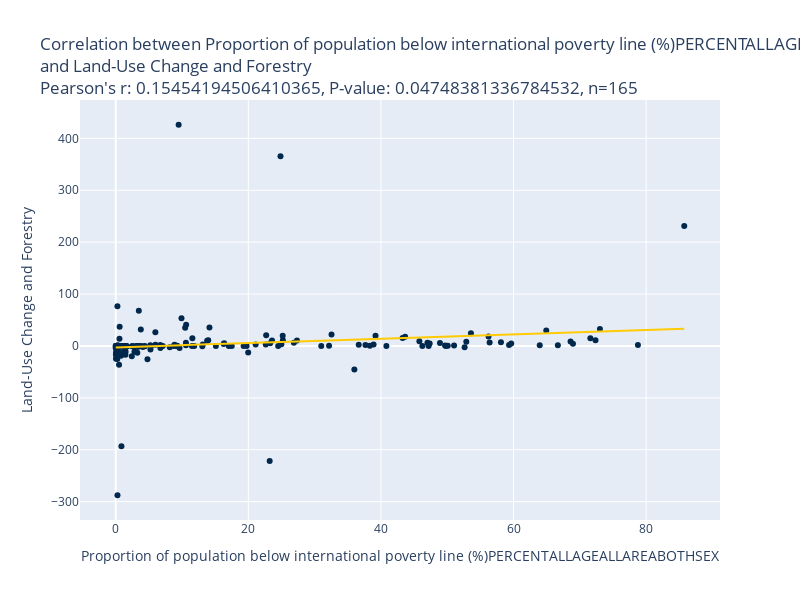

Here is the notebook cell this chart was saved with:
### Code cell
years = 30
x = "Proportion of population below international poverty line (%)PERCENTALLAGEALLAREABOTHSEX"
y = "Land-Use Change and Forestry"

df_xy, p_corr, p_pval, s_corr, s_pval = build_correlation_df(find_corr_df, years, x, y)
build_correlation_plot(df_xy, x, y, p_corr, p_pval).show()

### Figure 1 — Plotly figure (JSON) as saved in the notebook; plotly's stock layout.template omitted (floating-point values rounded to 4 significant figures; data arrays with more than 128 entries replaced by an {"elided": "..."} marker saying what was removed)
{"data": [{"customdata": {"elided": "165x1 str values"}, "hovertemplate": "Proportion of population below international poverty line (%)PERCENTALLAGEALLAREABOTHSEX=%{x}<br>Land-Use Change and Forestry=%{y}<br>country=%{customdata[0]}<extra></extra>", "legendgroup": "", "marker": {"color": "#00274C", "symbol": "circle"}, "mode": "markers", "name": "", "orientation": "v", "showlegend": false, "type": "scatter", "x": {"elided": "165 float values"}, "xaxis": "x", "y": {"elided": "165 float values"}, "yaxis": "y"}, {"hovertemplate": "<b>OLS trendline</b><br>y = 0.416662 * x + -2.73762<br>R<sup>2</sup>=0.023883<br><br>Proportion of population below international poverty line (%)PERCENTALLAGEALLAREABOTHSEX=%{x}<br>Land-Use Change and Forestry=%{y} <b>(trend)</b><extra></extra>", "legendgroup": "", "line": {"color": "#FFCB05"}, "marker": {"color": "#00274C", "symbol": "circle"}, "mode": "lines", "name": "", "showlegend": false, "type": "scatter", "x": {"elided": "165 float values"}, "xaxis": "x", "y": {"elided": "165 float values"}, "yaxis": "y"}], "layout": {"height": 600, "legend": {"tracegroupgap": 0}, "title": {"text": "Correlation between Proportion of population below international poverty line (%)PERCENTALLAGEALLAREABOTHSEX<br>and Land-Use Change and Forestry<br>Pearson's r: 0.15454194506410365, P-value: 0.04748381336784532, n=165<br>"}, "width": 800, "xaxis": {"anchor": "y", "domain": [0, 1], "title": {"text": "Proportion of population below international poverty line (%)PERCENTALLAGEALLAREABOTHSEX"}}, "yaxis": {"anchor": "x", "domain": [0, 1], "title": {"text": "Land-Use Change and Forestry"}}}}
